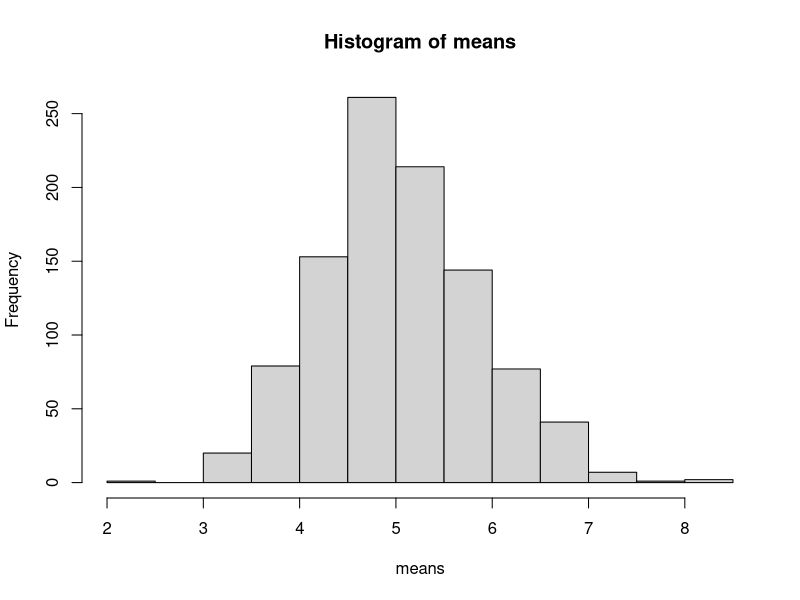
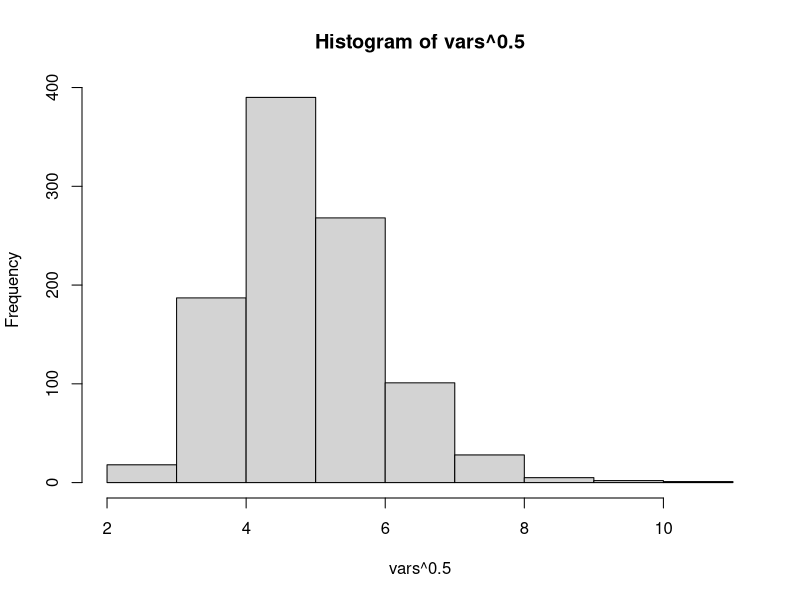
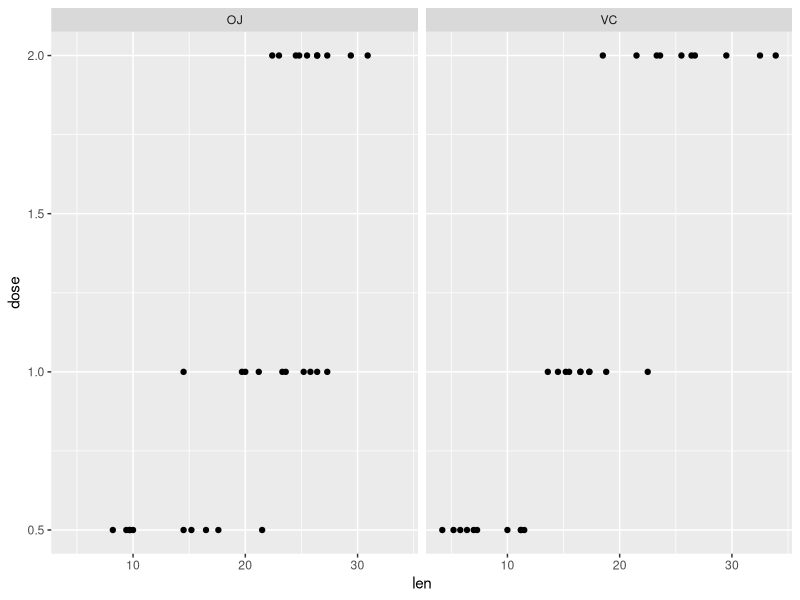

Here is the R script that generated these plots, in order:
## ---- chunk 1
set.seed(100)
sim <- 1000
means = NULL
vars = NULL
for (i in 1: sim){
        means <- c(means, mean(rexp(40,0.2)))
        vars <- c(vars, var(rexp(40,0.2)))
        }
## ---- chunk 2
hist(means)
## ---- chunk 3
mean(means)
## ---- chunk 4
hist(vars^0.5)
mean(vars^0.5)
## ---- chunk 5
quantile(means)
quantile(rnorm(1000,mean=mean(means), sd=sd(means)))
## ---- chunk 6
library(datasets)
library(dplyr)
library(ggplot2)
glimpse(ToothGrowth)
qplot(len, dose, data = ToothGrowth, facets = .~supp)
## ---- chunk 7
group_by(ToothGrowth, supp, dose) %>% summarize(mean = mean(len))
## ---- chunk 8
OJdata_0.5 <-filter(ToothGrowth, supp=="OJ", dose == 0.5)
VCdata_0.5 <-filter(ToothGrowth, supp=="VC", dose == 0.5)
t.test(OJdata_0.5$len,VCdata_0.5$len)

OJdata_1.0 <-filter(ToothGrowth, supp=="OJ", dose == 1.0)
VCdata_1.0 <-filter(ToothGrowth, supp=="VC", dose == 1.0)
t.test(OJdata_1.0$len,VCdata_1.0$len)

OJdata_2.0 <-filter(ToothGrowth, supp=="OJ", dose == 2.0)
VCdata_2.0 <-filter(ToothGrowth, supp=="VC", dose == 2.0)
t.test(OJdata_2.0$len,VCdata_2.0$len)
